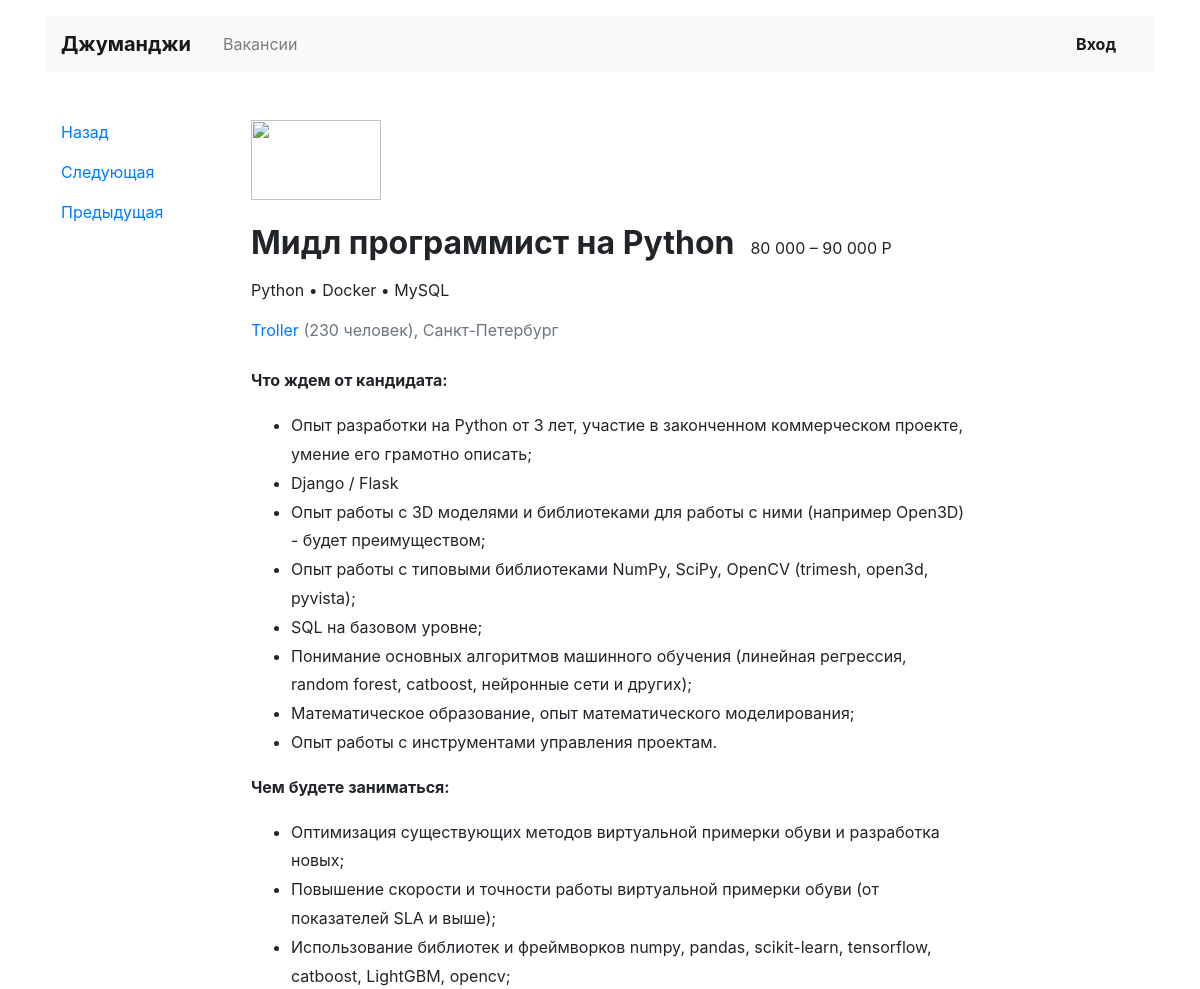
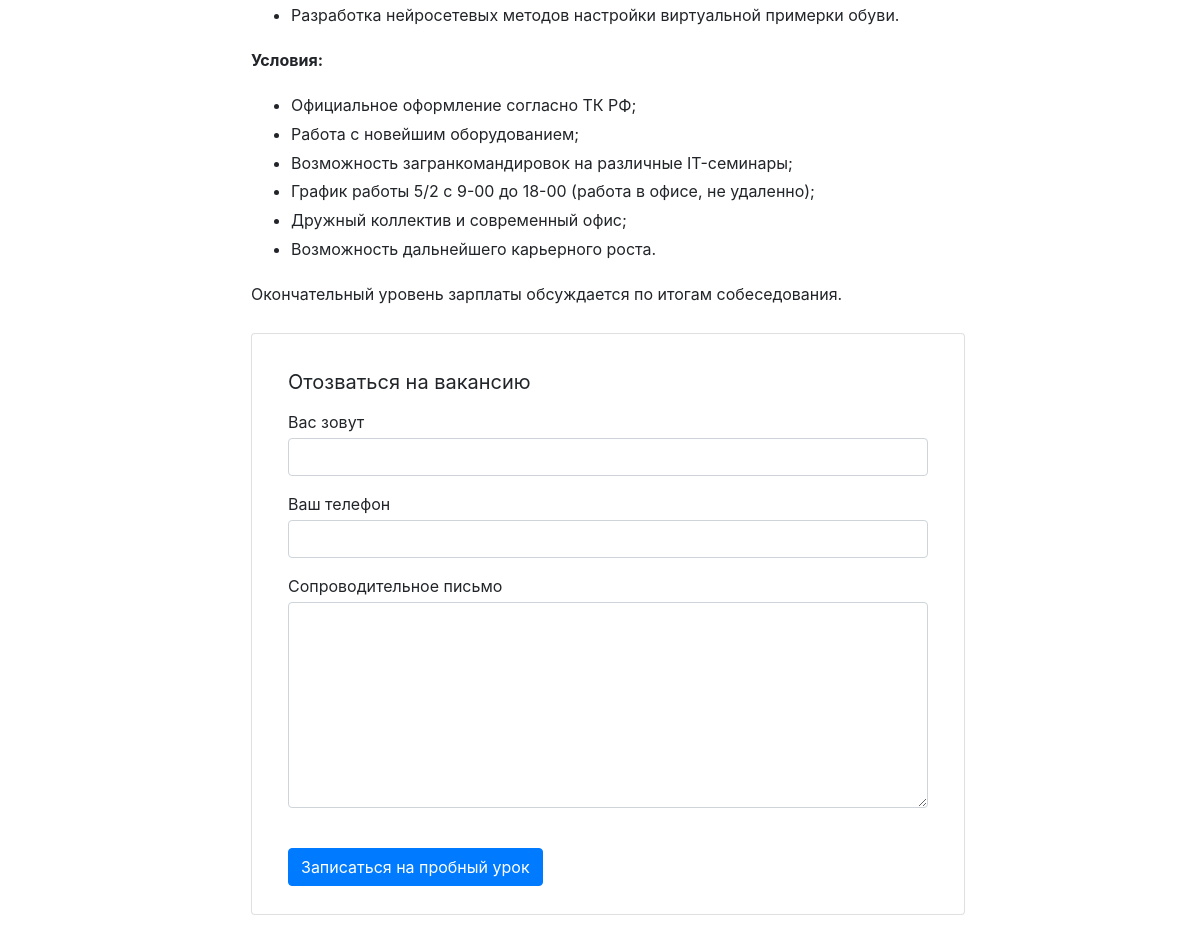
The app's page /vacancies/4/ with its own data (2 pictures, top to bottom).
### job_search/models.py (models this page shows)
class Vacancy(models.Model):
    title = models.CharField(max_length=100)
    skills = models.TextField()
    description = models.TextField()
    salary_min = models.IntegerField()
    salary_max = models.IntegerField()
    published_at = models.DateTimeField()
    company = models.ForeignKey(Company, on_delete=models.CASCADE, related_name="vacancies")
    specialty = models.ForeignKey(Speciality, on_delete=models.CASCADE, related_name="vacancies")

class Company(models.Model):
    name = models.CharField(max_length=100)
    location = models.CharField(max_length=100)
    logo = models.URLField(default='https://place-hold.it/100x60')
    description = models.TextField()
    employee_count = models.IntegerField()

### job_search/views.py (the view)
# urls.py: path('vacancies/<int:vacancy_pk>/', VacancyView.as_view(), name='vacancy'),
class VacancyView(TemplateView):
    template_name = 'job_search/vacancy.html'
    def get_context_data(self, **kwargs):
        context = super(VacancyView, self).get_context_data(**kwargs)
        context['vacancy'] = get_object_or_404(Vacancy, pk=context['vacancy_pk'])  # объект по ключу из url
        context['vacancies_count'] = Vacancy.objects.count()  # передается для перехода на следующую вакансию
        return context

### job_search/templatetags/ru_pluralize.py (called while the page is built)
@register.filter
def ru_pluralize(number: Union[int, str], arg: str = 'дурак,дурака,дураков'):
    nominative_singular, genitive_singular, genitive_plural = arg.split(",")
    number = abs(int(number))
    if 10 <= number % 100 <= 20:
        return f'{number} {genitive_plural}'
    if number % 10 == 1:
        return f'{number} {nominative_singular}'
    if 2 <= number % 10 <= 4:
        return f'{number} {genitive_singular}'
    return f'{number} {genitive_plural}'

### job_search/templatetags/switch_symb.py (called while the page is built)
@register.filter
def switch_symb(text: str, arg: str = ',&•') -> str:
    [prev, new] = arg.split('&')
    new_string = ""
    for char in text:
        if char != prev:
            new_string += char
        else:
            new_string += new
    return new_string

### job_search/templatetags/thous_sep.py (called while the page is built)
@register.filter
def thous_sep(number: int) -> str:
    number = str(number)
    string_number = ""
    for number, char in enumerate(number[::-1]):
        string_number = char + string_number
        if (number+1) % 3 == 0:
            string_number = " " + string_number
    return string_number

### job_search/templates/job_search/vacancy.html
{% extends 'job_search/base.html' %}
{% load thous_sep %}
{% load switch_symb %}
{% load ru_pluralize %}
{% block content %}
  <main class="container mt-3 pb-5">
    <div class="row mt-5">
      <div class="col-12 col-lg-2">
        <div class="pl-3 mb-5">
          <p><a href="{{ request.META.HTTP_REFERER }}">Назад</a></p>
            <p><a href="{% if vacancy.pk|add:1 > vacancies_count  %}{% url 'vacancy' 1 %}{% else %}{% url 'vacancy' vacancy_pk|add:1 %}{% endif %}">Следующая</a></p>
            <p><a href="{% if vacancy.pk|add:-1 < 1  %}{% url 'vacancy' vacancies_count %}{% else %}{% url 'vacancy' vacancy_pk|add:-1 %}{% endif %}">Предыдущая</a></p>
        </div>
      </div>
      <div class="col-12 col-lg-8">
        <section class="pl-3">
          <a href="#"><img src="https://place-hold.it/130x80" width="130" height="80" alt=""></a>
          <div class="d-flex align-items-baseline align-content-baseline">
            <h1 class="h2 mt-4 font-weight-bold" >{{ vacancy.title }}</h1>
            <p class="m-0 pl-3">{{ vacancy.salary_min|thous_sep }} – {{ vacancy.salary_max|thous_sep }} Р</p>
          </div>
          <p class="mt-2">{{ vacancy.skills|switch_symb:",& •" }}</p>
          <p class="text-muted mb-4"><a href="{% url 'company' vacancy.company.pk %}">{{ vacancy.company.name|capfirst }}</a> ({{ vacancy.company.employee_count|ru_pluralize:"человек,человека,человек" }}), {{ vacancy.company.location }} </p>
          <div style="line-height: 1.8;">
              {{ vacancy.description|safe}}
          </div>
          <form action="/echo" class="card mt-4 mb-3" enctype="multipart/form-data">
            <div class="card-body mx-3">
              <p class="h5 mt-3 font-weight-normal">Отозваться на вакансию</p>
              <div class="form-group">
                <label class="mb-1 mt-2" for="userName">Вас зовут</label>
                <input class="form-control" type="text" placeholder="" id="userName">
              </div>
              <div class="form-group">
                <label class="mb-1" for="userPhone">Ваш телефон</label>
                <input class="form-control" type="tel" placeholder="" id="userPhone">
              </div>
              <div class="form-group">
                <label class="mb-1" for="userMsg" >Сопроводительное письмо</label>
                <textarea class="form-control" rows="8" id="userMsg"></textarea>
              </div>
              <input type="submit" class="btn btn-primary mt-4 mb-2" value="Записаться на пробный урок">
            </div>
          </form>
        </section>
      </div>
    </div>
  </main>
{% endblock %}

### records on screen
Vacancy: title "Мидл программист на Python", salary_min|thous_sep "80 000", salary_max|thous_sep "90 000", skills|switch_symb "Python • Docker • MySQL", company.name "Troller", company.employee_count|ru_pluralize "230 человек", company.location "Санкт-Петербург", description "Что ждем от кандидата: Опыт разработки на Python от 3 лет, участие в законченном коммерческом проекте, умение его грамотно описать; Django / Flask Опыт работы с 3D моделями и библиотеками для работы с ними (например Open3D) - будет преимуществом; Опыт работы с типовыми библиотеками NumPy, SciPy, OpenCV (trimesh, open3d, pyvista); SQL на базовом уровне; Понимание основных алгоритмов машинного обучения (линейная регрессия, random forest, catboost, нейронные сети и других); Математическое образование, опыт математического моделирования; Опыт работы с инструментами управления проектам. Чем будете заниматься: Оптимизация существующих методов виртуальной примерки обуви и разработка новых;…"
